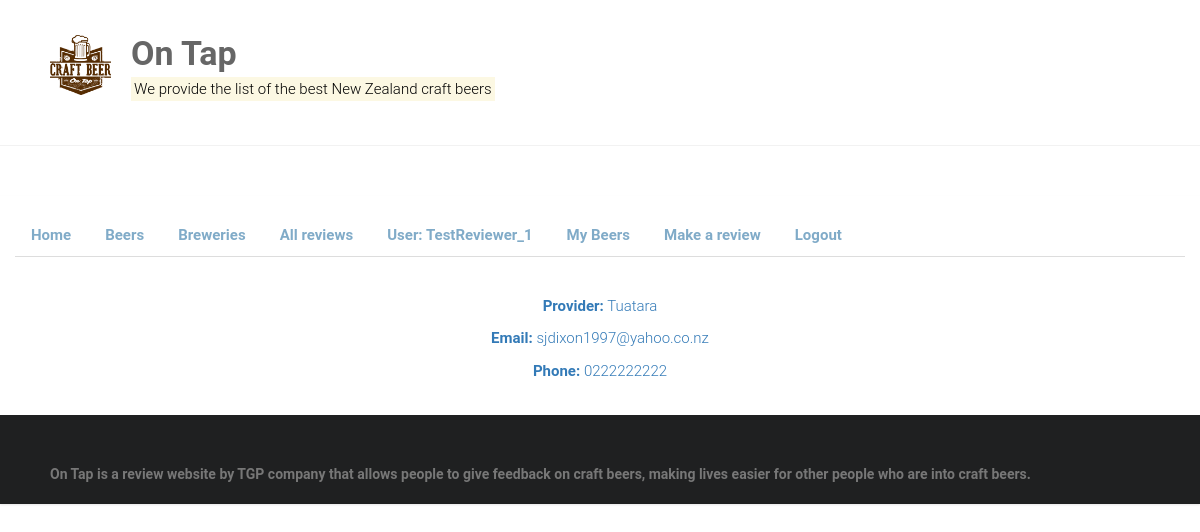
Screenshot of /home/reviewer/1 (signed in) with the database file from the repository.
### home/models.py (models this page shows, shortened)
class Reviewer(models.Model):
	PROVIDER_CHOICES =(
		('Garage Project', 'Garage Project'),
		('Tuatara', 'Tuatara'),
	)
	reviewer_first_name = models.CharField(max_length=30)
	reviewer_last_name = models.CharField(max_length=30)
	email_address = models.CharField(max_length=30)
	phone_number = models.CharField(max_length=15)
	provider = models.CharField(choices=PROVIDER_CHOICES, max_length=30)

### home/views.py (the view)
# urls.py: path('reviewer/<int:pk>', views.ReviewerDetailView.as_view(), name='reviewer_detail'),
class ReviewerDetailView(LoginRequiredMixin, generic.DetailView):
    model = Reviewer

### home/templates/home/reviewer_detail.html
{% extends "base.html" %}
{% block content %}
<head>
<link rel="stylesheet" href="//maxcdn.bootstrapcdn.com/bootstrap/3.2.0/css/bootstrap-theme.min.css">
</head>
<div>
  <h1>{{reviewer.first_name|capfirst}} {{reviewer.last_name|capfirst}} </h1>
  <br>
  <center><p class="text-primary"><b>Provider:</b> {{ reviewer.provider}}</p>
  <p class="text-primary"><b>Email:</b> {{ reviewer.email_address}}</p>
  <p class="text-primary"><b>Phone:</b> {{ reviewer.phone_number}}</p>
</div>
<br>
{% endblock %}

### home/templates/base.html (shortened to what this page needs)
{% load static %}
<html lang="en-US">
    <head>
        <link rel="stylesheet" href="https://maxcdn.bootstrapcdn.com/bootstrap/3.3.7/css/bootstrap.min.css">
        {% load static %}
        <link rel="stylesheet" id="ample-style-css" href="{% static 'style.css' %}" type="text/css" media="all">
        <header>
            <div class="header">
                <div class="main-head-wrap inner-wrap clearfix">
                    <div id="header-logo-image">
                      <img src="{% static 'images/logo3.png' %}" alt="On Tap">
                    </div>
                    <div id="header-text" class="">
                        <h1 id="site-title">
                            <a href="/" title="On Tap" rel="home"><strong>On Tap</a>
                        </h1>
                        <p><mark>We provide the list of the best New Zealand craft beers</p></mark>
                    </div>
                </div>
            </div>
        </header>
    </head>
    <body class="wide">
	  <div class="container-fluid">
        <div class="row">
            <div class="col-sm-12">
              {% block sidebar %}
              <ul class="nav nav-tabs">
                <br><br><br>
				<li class="nav-item">
					<a class="nav-link active" href="{% url 'home' %}">Home</a>
				</li>
				<li class="nav-item">
					<a class="nav-link" href="{% url 'beers' %}">Beers</a>
				</li>
				<li class="nav-item">
					<a class="nav-link" href="{% url 'reviewers' %}">Breweries</a>
				</li>
				<li class="nav-item">
					<a class="nav-link" href="{% url 'all-reviews'%}">All reviews</a>
				</li>
   {% if user.is_authenticated %}
	 <li class="nav-item">
		<a class="nav-link">User: {{ user.get_username }}</a>
	 </li>
	 <li class="nav-item">
		<a class="nav-link" href="{% url 'my-reviewer' %}">My Beers</a>
	 </li>
	 <li class="nav-item">
		<a class="nav-link" href="http://127.0.0.1:8000/admin/home/beerinstance/add/">Make a review</a>
	 </li>
     <li class="nav-item">
		<a class="nav-link" href="{% url 'logout'%}?next={{request.path}}">Logout</a>
	 </li>
   {% else %}
     <li class="nav-item">
		<a class="nav-link" href="{% url 'login'%}?next={{request.path}}">Login</a>
	 </li>
   {% endif %}
    </ul>
              {% endblock %}
            </div>
        <div id="page" class="hfeed site">
            <div class="main-wrapper">
                <div class="single-page clearfix">
                    <div class="inner-wrap">
                        <div>
                          {% block content %}
                          {% endblock %}
                        </div>
                    </div>
                </div>
            </div>
            <footer id="colophon">
                <div class="inner-wrap">
                   On Tap is a review website by TGP company that allows people to give feedback on craft beers, making lives easier for other people who are into craft beers.
                </div>
            </footer>
        </div>
      </div>
    </div>
    </body>
</html>

### static/style.css (style rules this page uses)
html, body, div, span, applet, object, iframe, h1, h2, h3, h4, h5, h6, p, blockquote, pre, a, abbr, acronym, address, big, cite, code, del, dfn, em, font, ins, kbd, q, s, samp, small, strike, strong, sub, sup, tt, var, dl, dt, dd, ol, ul, li, fieldset, form, label, legend, table, caption, tbody, tfoot, thead, tr, th, td { border: 0; font: inherit; font-size: 100%; font-style: inherit; font-weight: inherit; margin: 0; outline: 0; padding: 0; vertical-align: baseline; }
html { overflow-y: scroll; -webkit-text-size-adjust: 100%; -ms-text-size-adjust: 100%; }
article, aside, details, figcaption, figure, footer, header, main, nav, section { display: block; }
h1, h2, h3, h4, h5, h6 { color: #ffffff; line-height: 1.4; padding-bottom: 15px; font-weight: normal; }
h1 { font-size: 30px; }
body, button, input, select, textarea { color: #888888; font-size: 15px; line-height: 1.5; font-family: 'Roboto', sans-serif; font-weight: 300; }
p { color: #888888; font-size: 15px; line-height: 1.5; margin-bottom: 15px; font-weight: 300; }
ul, ol { list-style: none; }
body { background:cccc99; }
strong { font-weight: bold; }
a { color: #80abc8; text-decoration: none; -webkit-transition: 0.25s ease-in-out; -moz-transition: 0.25s ease-in-out; transition: 0.25s ease-in-out; -ms-transition: 0.25s ease-in-out; -o-transition: 0.25s ease-in-out; }
img { max-width: 100%; height: auto; vertical-align: top; margin-bottom: 18px; }
.clearfix:after { visibility: hidden; display: block; font-size: 0; content: " "; clear: both; height: 0; }
.clearfix { display: inline-block; }
.clearfix { display: block; }
body { padding-top: 30px; padding-bottom: 30px; }
body.wide { padding-top: 0; padding-bottom: 0; }
#page { background-color: #ffffff; margin: 0 auto; max-width: 1180px; box-shadow: 0 1px 2px 0 rgba(0, 0, 0, 0.1); }
.wide #page { max-width: 100%; }
.inner-wrap { max-width: 1100px; margin: 0 auto; }
.main-head-wrap { padding: 30px 0; }
.header { border-bottom: 1px solid #f2f2f2; }
#header-logo-image { float: left; padding: 5px 20px 5px 0; max-width: 100%; }
#header-logo-image img { margin-bottom: 0px; max-height: 60px; height: auto; width: auto; }
#header-text { float: left; padding-right: 20px; }
#site-title { padding-bottom: 0; }
#site-title a { color: #666666; font-size: 34px; }
.single-page { margin-top: 50px; }
.single-page p { margin-bottom: 10px; }
#colophon { font-size: 14px; clear: both; color: #777; background-color: #1f2021; overflow: hidden; padding: 50px 0 20px; }
#colophon, #colophon p { font-size: 14px; line-height: 1.4; }

### rows the page displays
Reviewer: provider "Tuatara", email_address "sjdixon1997@yahoo.co.nz", phone_number "0222222222"

### other values shown
{{ user.get_username }} "TestReviewer_1"
